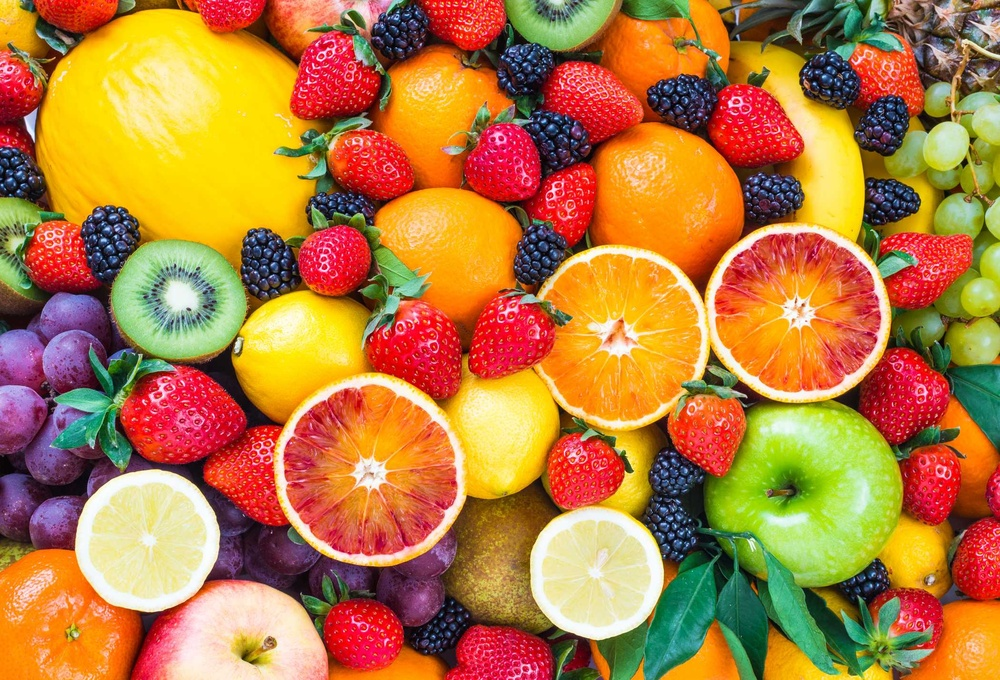
#> input picture fruit.jpg, 1000 x 680 px, shrunk from 2100 x 1427 before the run
$ jupyter execute BT4.ipynb
#> lines starting #> are read from the running program, lines starting #| are printed output that depends on the picture
[cell 1]
import numpy as np
import scipy.ndimage as nd
import imageio.v2 as iio
import matplotlib.pylab as plt

# Đọc ảnh gốc
data = iio.imread('fruit.jpg')
#> data is the input picture: shape (680, 1000, 3); mean R, G, B 181.7, 124.4, 63
print("Kích thước ảnh gốc:", data.shape)
#| Kích thước ảnh gốc: (680, 1000, 3)

# Xoay 45 độ, reshape=True
d1 = nd.rotate(data, 45, reshape=True)
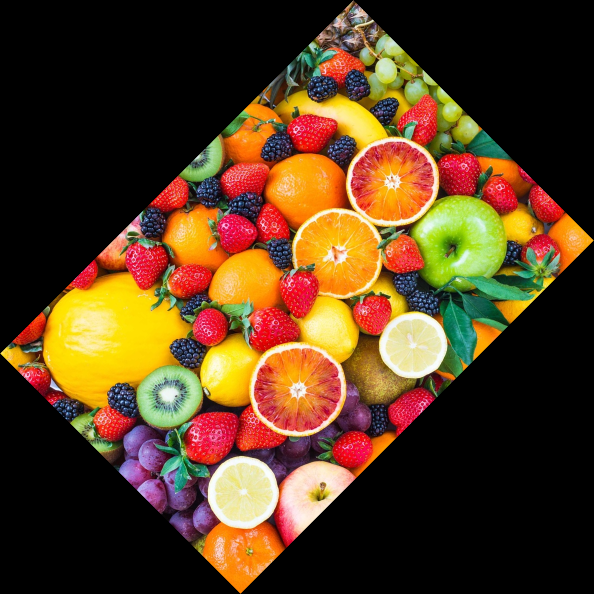
#> d1: shape (1188, 1188, 3) (shown at 1/2 size); mean R, G, B 87.4, 59.8, 30.3
print("Kích thước ảnh reshape=True:", d1.shape)
#| Kích thước ảnh reshape=True: (1188, 1188, 3)
plt.figure(figsize=(10, 5))
plt.subplot(1, 2, 1)
plt.imshow(d1)
plt.title("Xoay 45° (reshape=True)")
plt.axis('off')

# Xoay 45 độ, reshape=False
d2 = nd.rotate(data, 45, reshape=False)
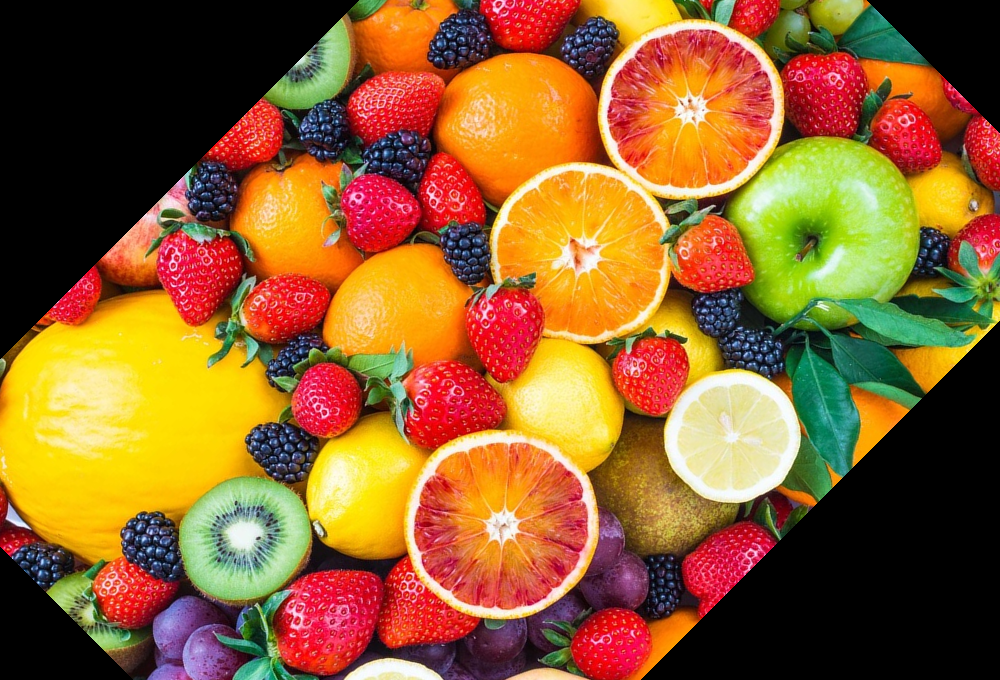
#> d2: shape (680, 1000, 3); mean R, G, B 143.7, 96.3, 44.7
print("Kích thước ảnh reshape=False:", d2.shape)
#| Kích thước ảnh reshape=False: (680, 1000, 3)
plt.subplot(1, 2, 2)
plt.imshow(d2)
plt.title("Xoay 45° (reshape=False)")
plt.axis('off')

plt.tight_layout()
plt.show()

# reshape=True: giúp hiển thị ảnh đầy đủ sau xoay, tránh mất mát.
# reshape=False: giữ nguyên khung, nhưng có thể bị cắt góc ảnh.
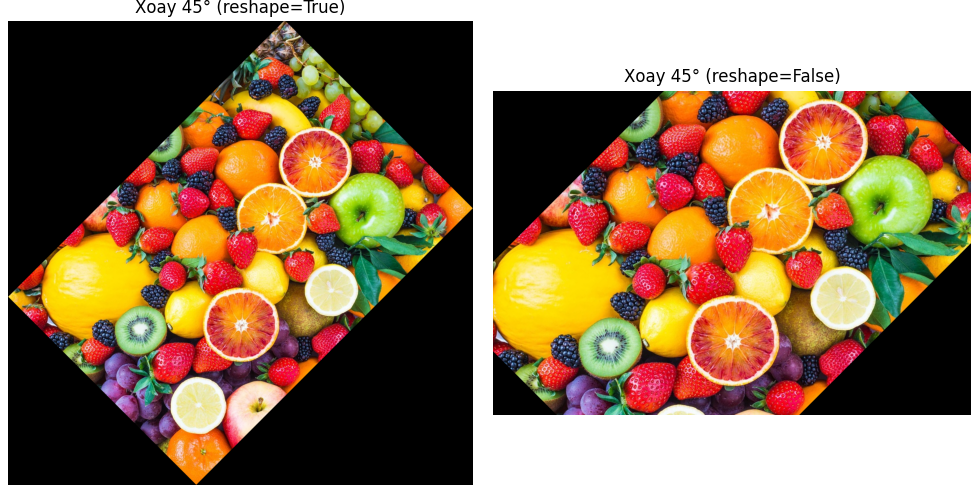
#> figure drawn by matplotlib, 2 panels

$ run again, with apple.jpg copied over fruit.jpg
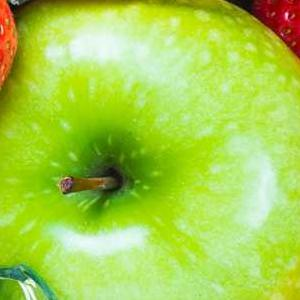
#> input picture apple.jpg, 300 x 300 px
#> data is the input picture: shape (300, 300, 3); mean R, G, B 166.1, 207.2, 74.4
#| Kích thước ảnh gốc: (300, 300, 3)
#| Kích thước ảnh reshape=True: (424, 424, 3)
#> `d2 = nd.rotate(data, 45, reshape=False)`:
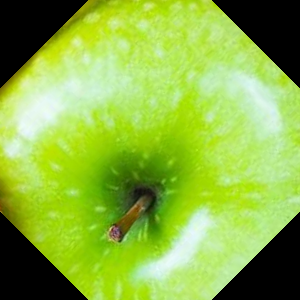
#> d2: shape (300, 300, 3); mean R, G, B 139.4, 179.1, 67.2
#| Kích thước ảnh reshape=False: (300, 300, 3)
#> `[cell 1] import numpy as np import scipy.ndimage as nd import imageio...`:
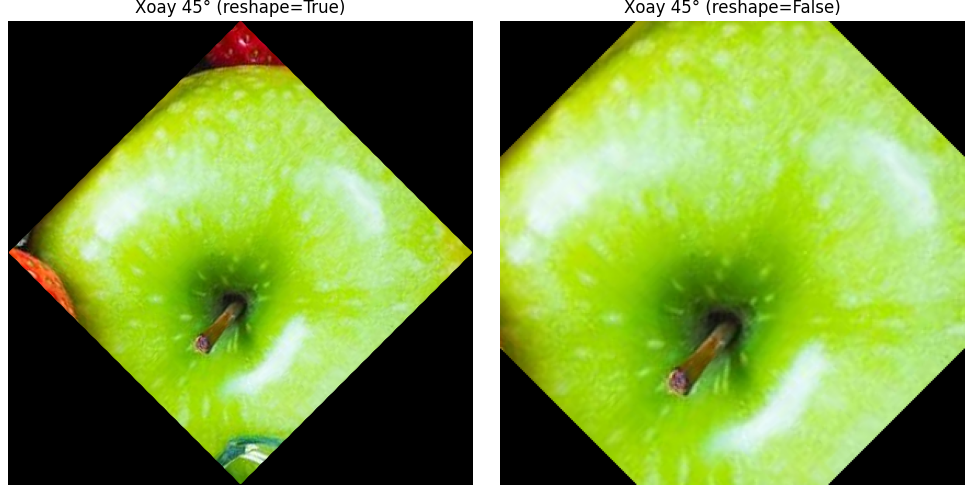
#> figure drawn by matplotlib, 2 panels

$ run again, with orange.png saved as fruit.jpg
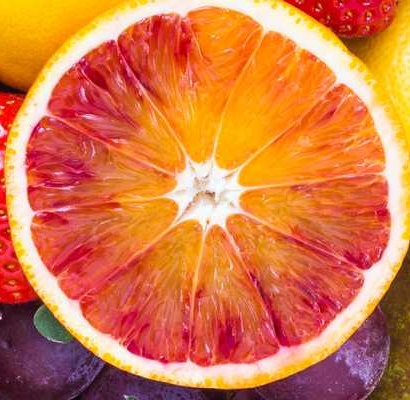
#> input picture orange.png, 410 x 400 px
#> data is the input picture: shape (400, 410, 3); mean R, G, B 214.6, 120.4, 71.3
#| Kích thước ảnh gốc: (400, 410, 3)
#| Kích thước ảnh reshape=True: (573, 573, 3)
#> `d2 = nd.rotate(data, 45, reshape=False)`:
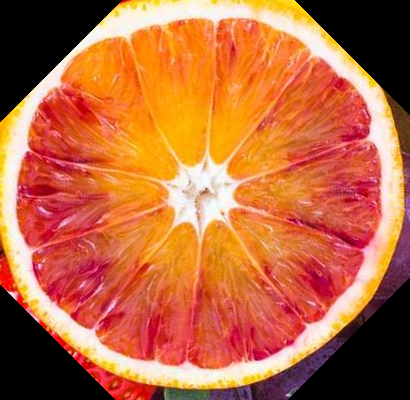
#> d2: shape (400, 410, 3); mean R, G, B 186.4, 103.9, 63.6
#| Kích thước ảnh reshape=False: (400, 410, 3)
#> `[cell 1] import numpy as np import scipy.ndimage as nd import imageio...`:
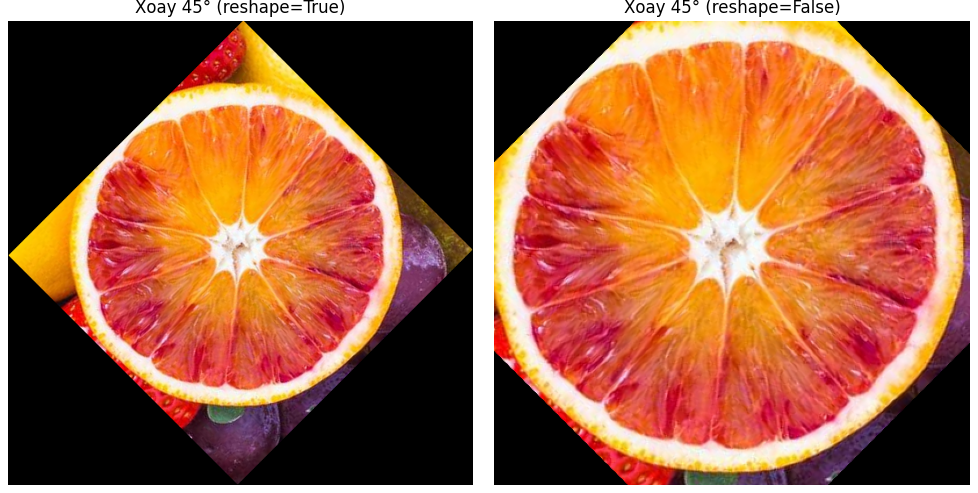
#> figure drawn by matplotlib, 2 panels
